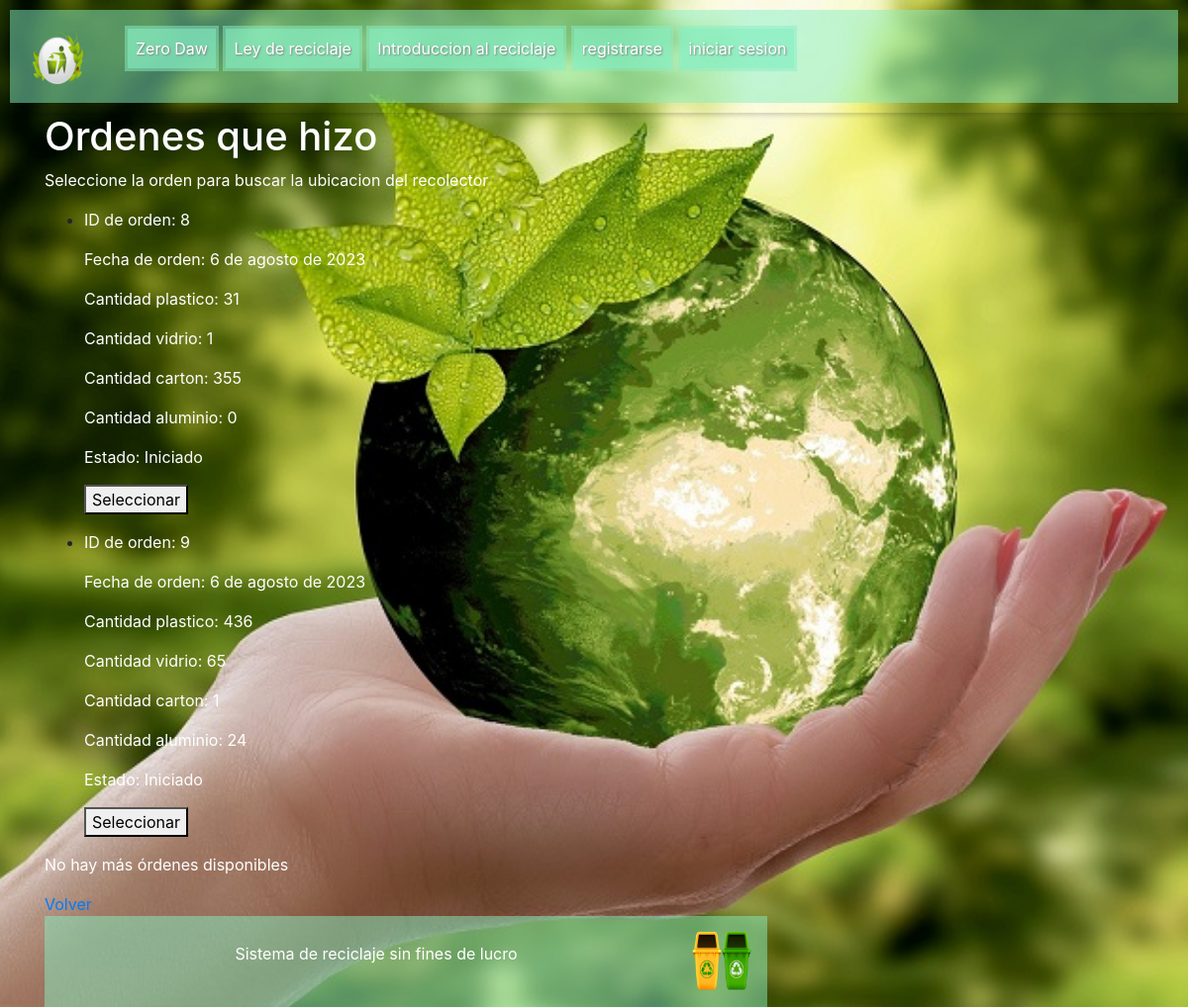
/api/OrdenListGeolocalizar, run on the app's committed database.
### Registro/models.py (models this page shows, shortened)
class Orden_reciclaje(models.Model):
    id_user = models.ForeignKey(UserModelo, on_delete=models.CASCADE)
    id_orden = models.AutoField(primary_key=True)
    fecha_orden = models.DateField()
    cantidad_plastico = models.IntegerField(default=0)
    cantidad_vidrio = models.IntegerField(default=0)
    cantidad_carton = models.IntegerField(default=0)
    cantidad_aluminio = models.IntegerField(default=0)
    latitud_posicion_ciudadano = models.DecimalField(max_digits=9, decimal_places=6, null=True)
    longitud_posicion_ciudadano = models.DecimalField(max_digits=9, decimal_places=6, null=True)
    latitud_posicion_recolector = models.DecimalField(max_digits=9, decimal_places=6, null=True)
    longitud_posicion_recolector = models.DecimalField(max_digits=9, decimal_places=6, null=True)
    estado = models.CharField(max_length=200, null=True)

### api/views.py (the view, shortened to what this page needs)
# urls.py: path('OrdenListGeolocalizar', views.OrdenListGeolocalizar.as_view(), name='OrdenListGeolocalizar'),
class OrdenListGeolocalizar(ListView):
    model = Orden_reciclaje
    template_name = 'Api/orden_geolocalizar.html'
    def get_context_data(self, **kwargs):
        context = super().get_context_data(**kwargs)
        context['ordenes'] = Orden_reciclaje.objects.all()
        return context

### templates/Api/orden_geolocalizar.html (shortened to what this page needs)
{% extends 'base.html' %}
{% load static %}
{% block content %}
<div>
    <h1 class="letras">Ordenes que hizo</h1>
    <p class="letras">Seleccione la orden para buscar la ubicacion del recolector</p>
</div>
{% if ordenes %}
    {% with hay_ordenes_concluidas=False %}
        <ul>
            {% for orden in ordenes %}
            {% if orden.estado != "Concluido" and orden.estado != "Calificado" %}
                    {% with hay_ordenes_concluidas=True %}
                    <li>
                            <p class="letras">ID de orden: {{ orden.id_orden }}</p>
                            <p class="letras">Fecha de orden: {{ orden.fecha_orden }}</p>
                            <p class="letras">Cantidad plastico: {{ orden.cantidad_plastico }}</p>
                            <p class="letras">Cantidad vidrio: {{ orden.cantidad_vidrio }}</p>
                            <p class="letras">Cantidad carton: {{ orden.cantidad_carton }}</p>
                            <p class="letras">Cantidad aluminio: {{ orden.cantidad_aluminio }}</p>
                            <p class="letras">Estado: {{ orden.estado }} </p>
                            <form method="POST" action="{% url 'geolocalizacion' orden.id_orden %}">
                                <button type="submit">Seleccionar</button>
                            </form>
                        </li>
                    {% endwith %}
                {% endif %}
            {% endfor %}
        </ul>
        {% if not hay_ordenes_disponibles %}
        <p class="letras">No hay más órdenes disponibles</p>
    {% endif %}
    {% endwith %}
{% else %}
    <h1 class="letras">No hay más registros de órdenes</h1>
{% endif %}
<a href="{% url 'login' %}">Volver</a>
<footer>
    <div id="navbar" class="video2">
        <div class="video">
        <p class="letras2">Sistema de reciclaje sin fines de lucro</p>
        </div>
        <img  src="{% static 'images/logo_4.png' %}" alt="logo" style="width: 60px; height: 60px;">
    </div>
</footer>
{% endblock %}

### static/css/estilos.css (style rules this page uses)
body { background-image: url("../images/planeta_limpio.jpg"); background-repeat: no-repeat; background-size: cover; background-position: center; }
#navbar { background-color: rgba(135, 239, 195, 0.5); }
#navbar { background-color: rgba(135, 239, 195, 0.5); padding: 1em 1em; display: flex; align-content: center; width: 100%; }
.letras2 { color: #ffffff; }

### static/css/fondo.css (style rules this page uses)
body { background-image: url("../images/planeta_limpio.jpg"); background-repeat: no-repeat; background-size: cover; background-position: center; }
.letras { color: white; }
#navbar { background-color: rgba(135, 239, 195, 0.5); }
.video { display: flex; align-items: center; margin: 0 auto; }
.video2 { display: flex; align-items: center; justify-content: flex-end; margin: 0 auto; }

### data on the page
Orden_reciclaje: id_orden "8", fecha_orden "6 de agosto de 2023", cantidad_plastico "31", cantidad_vidrio "1", cantidad_carton "355", cantidad_aluminio "0", estado "Iniciado"
Orden_reciclaje: id_orden "9", fecha_orden "6 de agosto de 2023", cantidad_plastico "436", cantidad_vidrio "65", cantidad_carton "1", cantidad_aluminio "24", estado "Iniciado"
